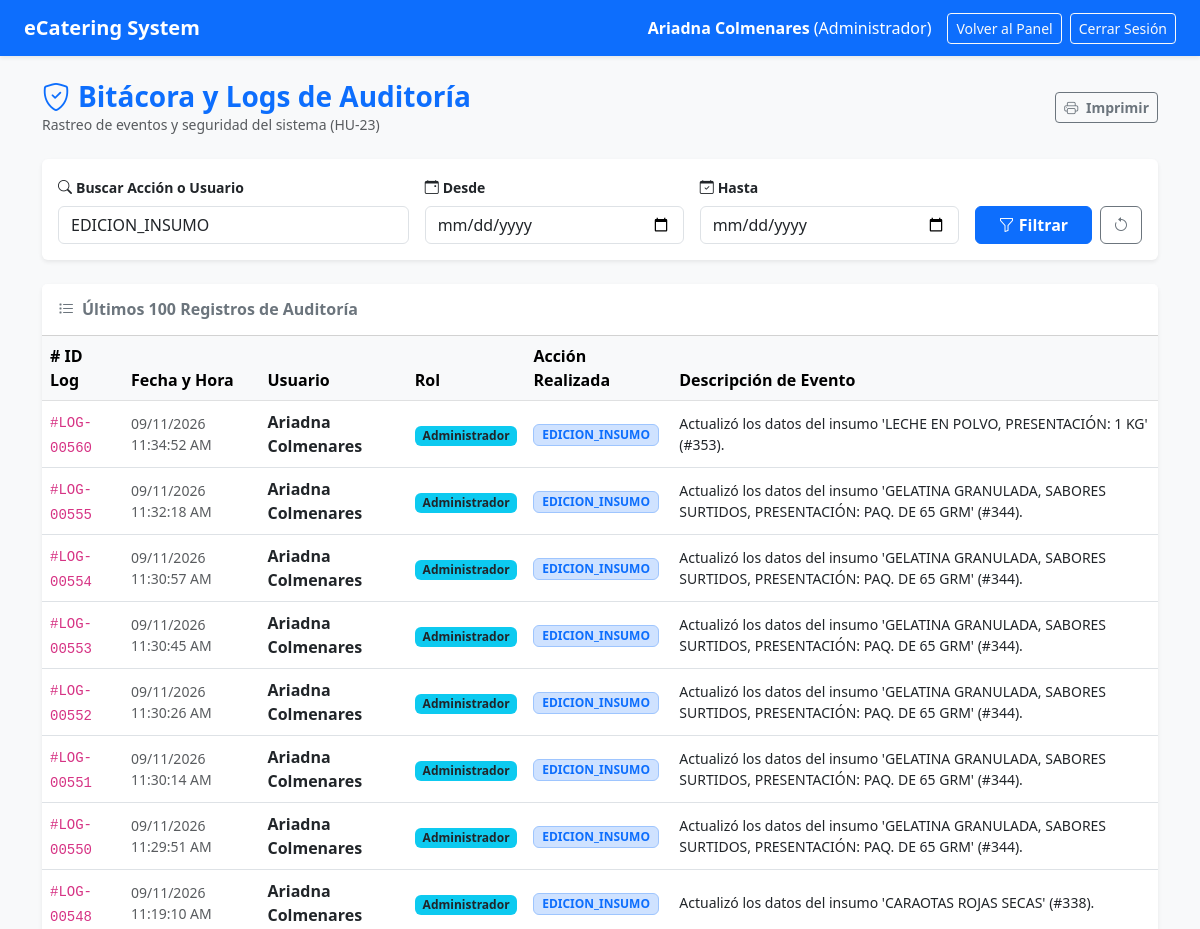
The app's page /logs.php?buscar=EDICION_INSUMO (signed in, upper part), older data.
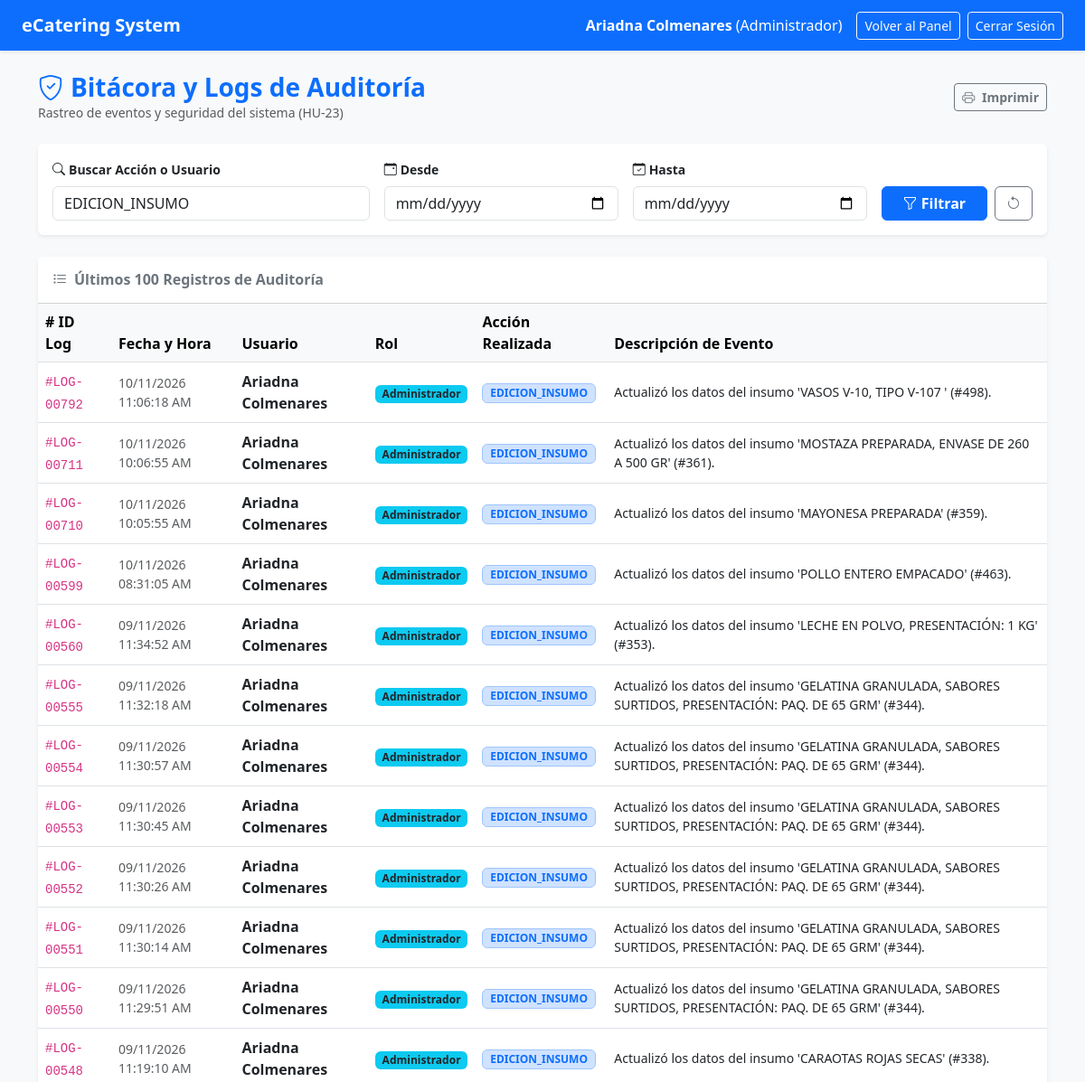
The same page, newer data.
### tables this page shows
CREATE TABLE `logs_sistema` (
  `id_log` int(11) NOT NULL,
  `id_usuario` int(11) NOT NULL,
  `accion` varchar(100) NOT NULL,
  `descripcion` text NOT NULL,
  `fecha_hora` datetime NOT NULL
);

CREATE TABLE `usuarios` (
  `id_usuario` int(11) NOT NULL,
  `nombre` varchar(100) NOT NULL,
  `email` varchar(100) NOT NULL,
  `password` varchar(255) NOT NULL,
  `rol` enum('Administrador','Coord.(a) catering','Superv.(a) catering','Esp. Almacen') DEFAULT 'Coord.(a) catering',
  `creado_en` timestamp NOT NULL DEFAULT current_timestamp(),
  `estado` varchar(20) DEFAULT 'Activo'
);

### logs.php (the view, shortened to what the changed rows need)
<?php
require_once "config/conexion.php";
$buscar      = $_GET['buscar'] ?? '';
$where_conditions = [];
if (!empty($buscar)) {
    $buscar_clean = $conexion->real_escape_string($buscar);
    $where_conditions[] = "(l.accion LIKE '%$buscar_clean%' OR l.descripcion LIKE '%$buscar_clean%' OR u.nombre LIKE '%$buscar_clean%')";
}
$sql_where = !empty($where_conditions) ? "WHERE " . implode(" AND ", $where_conditions) : "";
$sql_logs = "SELECT l.*, u.nombre AS nombre_usuario, u.rol
            FROM logs_sistema l
            LEFT JOIN usuarios u ON l.id_usuario = u.id_usuario
            $sql_where
            ORDER BY l.fecha_hora DESC
            LIMIT 100";
$res_logs = $conexion->query($sql_logs);
?>
<!DOCTYPE html>
<html lang="es">
<head>
    <link href="https://cdn.jsdelivr.net/npm/bootstrap@5.3.0/dist/css/bootstrap.min.css" rel="stylesheet">
    <link rel="stylesheet" href="https://cdn.jsdelivr.net/npm/bootstrap-icons@1.11.0/font/bootstrap-icons.css">
</head>
<body class="bg-light">
    <div class="container my-4">
        <div class="card border-0 shadow-sm">
            <div class="card-body p-0">
                <div class="table-responsive">
                    <table class="table table-hover align-middle mb-0">
                        <thead class="table-light">
                            <tr>
                                <th># ID Log</th>
                                <th>Fecha y Hora</th>
                                <th>Usuario</th>
                                <th>Rol</th>
                                <th>Acción Realizada</th>
                                <th>Descripción de Evento</th>
                            </tr>
                        </thead>
                        <tbody>
                            <?php if ($res_logs && $res_logs->num_rows > 0): ?>
                                <?php while ($log = $res_logs->fetch_assoc()): ?>
                                    <tr>
                                        <td><code>#LOG-<?php echo str_pad($log['id_log'], 5, '0', STR_PAD_LEFT); ?></code></td>
                                        <td class="small text-muted"><?php echo date('d/m/Y h:i:s A', strtotime($log['fecha_hora'])); ?></td>
                                        <td class="fw-bold"><?php echo htmlspecialchars($log['nombre_usuario'] ?? 'Sistema / Desconocido'); ?></td>
                                        <td>
                                            <span class="badge bg-info text-dark">
                                                <?php echo htmlspecialchars($log['rol'] ?? 'N/A'); ?>
                                            </span>
                                        </td>
                                        <td>
                                            <span class="badge bg-primary-subtle text-primary border border-primary-subtle">
                                                <?php echo htmlspecialchars($log['accion']); ?>
                                            </span>
                                        </td>
                                        <td class="small text-dark"><?php echo htmlspecialchars($log['descripcion']); ?></td>
                                    </tr>
                                <?php endwhile; ?>
                            <?php else: ?>
                                <tr>
                                    <td colspan="6" class="text-center py-4 text-muted">No se encontraron eventos o logs registrados bajo los criterios seleccionados.</td>
                                </tr>
                            <?php endif; ?>
                        </tbody>
                    </table>
                </div>
            </div>
        </div>
    </div>
</body>
</html>

Row changes from the older to the newer data that the page shows:
added logs_sistema: id_log "00792", fecha_hora "10/11/2026 11:06:18 AM", id_usuario.nombre "Ariadna Colmenares", id_usuario.rol "Administrador", accion "EDICION_INSUMO", descripcion "Actualizó los datos del insumo 'VASOS V-10, TIPO V-107 ' (#498)."
added logs_sistema: id_log "00711", fecha_hora "10/11/2026 10:06:55 AM", id_usuario.nombre "Ariadna Colmenares", id_usuario.rol "Administrador", accion "EDICION_INSUMO", descripcion "Actualizó los datos del insumo 'MOSTAZA PREPARADA, ENVASE DE 260 A 500 GR' (#361)."
added logs_sistema: id_log "00710", fecha_hora "10/11/2026 10:05:55 AM", id_usuario.nombre "Ariadna Colmenares", id_usuario.rol "Administrador", accion "EDICION_INSUMO", descripcion "Actualizó los datos del insumo 'MAYONESA PREPARADA' (#359)."
added logs_sistema: id_log "00599", fecha_hora "10/11/2026 08:31:05 AM", id_usuario.nombre "Ariadna Colmenares", id_usuario.rol "Administrador", accion "EDICION_INSUMO", descripcion "Actualizó los datos del insumo 'POLLO ENTERO EMPACADO' (#463)."
